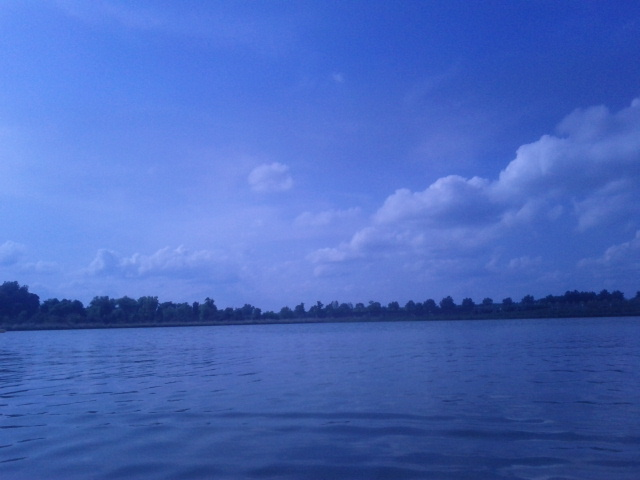
//> input picture luis/PhotoIntentActivity/jni/20110805_032255.jpg, 640 x 480 px, given in place of 20110806_082209.jpg, which was not available
$ ./main-GOOD-BETA-82   (built with g++ and OpenCV 4)
//> lines starting //> are read from the running program, lines starting //| are printed output that depends on the picture; pictures that were not available may be replaced by others from this repository, and a replacement may not be noted
### luis/WaterRecognition/KNN.h
/*
 * File:   KNN.h
 * Author: pototo
 *
 * Created on July 21, 2011, 11:12 AM
 */

#ifndef POTOTO_NEIGHBOR_H
#define	POTOTO_NEIGHBOR_H

#include <cstdlib>
#include <math.h>
#include <string.h>
#include <iostream>

#include "highgui.h"
#include "ml.h"
#include "cv.h"

//creates a k-nearest neighbor class based on Euclidean distances
// trainingMatrix -
class KNN
{
public:
    KNN();
    KNN(CvMat* trainingMatrix, CvMat* sampleMatrix, int K);

    //get functions
    CvMat* getEucDistance() const;      //get the Euclidean distance
private:
    int m_k;            //(1x1) - number of nearest neighbors desired
    CvMat* m_trainingMat;   //(N x D)- N vectors with dimensionality D (within which we search for the nearest neighbors)
    CvMat* m_sampleMat;     //(M x D)- M query vectors with dimensionality D
    CvMat* m_neighborDistance;      //returns the distance to the sample. Distance store in ascending order

};

#endif	/* POTOTO_NEIGHBOR_H */

### luis/WaterRecognition/backup files/main-GOOD-BETA-82.cpp
/*
 * File:   main.cpp
 * Author: pototo
 *
 * Modified on August 12, 2011, 11:28 AM
 *
 * This program recognizes the water in front of the boat by using ground
 * plane detection techniques already available. This will look for the pixels
 * from the boat, and go up the image until it finds the vector plane the repre-
 * sents the water
 *
 * Resolution is a big factor in the way the algorithm works. If the resolution
 * is changed, the algorithm might get messed up and will probably have to be
 * recalibrated to work with the new image resolution.
 * The current image is 640x480
 */

#include <iostream>
#include <iomanip>

#include <cstdlib>
#include <math.h>
#include <string.h>
#include <iostream>

#include "highgui.h"
#include "ml.h"
#include "cv.h"

// Main blob library include
//#include "cvblobs/BlobResult.h"
//#include <opencv/cvblob.h>

#include "KNN.h"

using namespace std;
using namespace cv;
//cvBlob
//using namespace cvb;

/*
 *
 */

#define PI 3.14159265

//access the elements of a picture
template<class T> class Image
{
  private:
      IplImage* imgp;
  public:
      Image(IplImage* img=0) {imgp=img;}
      ~Image(){imgp=0;}
      void operator=(IplImage* img) {imgp=img;}
      inline T* operator[](const int rowIndx)
      {
          return ((T *)(imgp->imageData + rowIndx*imgp->widthStep));
      }
};
typedef struct
{
  unsigned char h,s,v;
} HsvPixel;
typedef struct
{
  float h,s,v;
} HsvPixelFloat;
typedef Image<HsvPixel>       HsvImage;
typedef Image<HsvPixelFloat>  HsvImageFloat;
typedef Image<unsigned char>  BwImage;
typedef Image<float>          BwImageFloat;

int bwareaopen_(IplImage *image, int size)
{
    /* OpenCV equivalent of Matlab's bwareaopen.
    image must be 8 bits, 1 channel, black and white
    (objects) with values 0 and 255 respectively */

    CvMemStorage *storage;
    CvSeq *contour = NULL;
    CvScalar white, black;
    IplImage *input = NULL; // cvFindContours changes the input
    double area;
    int foundCountours = 0;

    black = CV_RGB( 0, 0, 0 );
    white = CV_RGB( 255, 255, 255 );
    if(image == NULL || size == 0)
        return(foundCountours);
    input = cvCloneImage(image);
    storage = cvCreateMemStorage(0); // pl.Ensure you will have enough
    //room here.
    cvFindContours(input, storage, &contour, sizeof (CvContour),
    CV_RETR_EXTERNAL, CV_CHAIN_APPROX_SIMPLE, cvPoint(0,0));
    while(contour)
    {
        area = cvContourArea(contour, CV_WHOLE_SEQ );
        if( -size <= area && area <= 0)
        { // removes white dots
            cvDrawContours( image, contour, black, black, -1, CV_FILLED, 8 );
        }
        else
        {
            if( 0 < area && area <= size) // fills in black holes
                cvDrawContours( image, contour, white, white, -1, CV_FILLED, 8 );
        }
        contour = contour->h_next;
    }

    // [6 lines of commented-out code are left out]
    cvReleaseMemStorage( &storage ); // desallocate CvSeq as well.
    cvReleaseImage(&input);
    return(foundCountours);
}

int main(int argc, char** argv)
{
    /***********************************************************************/
    //live image coming streamed straight from the boat's camera
    IplImage* boatFront = cvLoadImage("20110806_082209.jpg");
//> boatFront is the input picture: 480 rows x 640 cols, CV_8UC3; mean B, G, R 188.8, 105, 72.9
    //The boat takes flipped images, so you need to flip them back to normal
    //cvFlip(boatFront, boatFront, 0);
    IplImage* backUpImage = cvCloneImage(boatFront);
    boatFront->origin = IPL_ORIGIN_TL;   //sets image origin to top left corner
    int X = boatFront->height;
    int Y = boatFront->width;
    cout << "height " << X << endl;
//| height 480
    cout << "width " << Y << endl;
//| width 640

    /*********************Image Filtering variables****************************/
    //these images are used for segmenting objects from the overall background
    //create a one channel image to convert from RGB to GRAY
    IplImage* grayImage = cvCreateImage(cvGetSize(boatFront),IPL_DEPTH_8U,1);
    //convert grayImage to binary (final step after converting from GRAY)
    IplImage* bwImage = cvCreateImage(cvGetSize(grayImage),IPL_DEPTH_8U,1);
    //variables used for the flood fill segmentation
    CvPoint seed_point = cvPoint(boatFront->height/1.45,0);       //not sure how this variable works
    CvScalar color = CV_RGB(250,0,0);
    CvMemStorage* grayStorage = NULL;     //memory storage for contour sequence
    CvSeq* contours = 0;
    // [6 lines of commented-out code are left out]
    CvMoments moment;

    /***********************************************************************/
    //boat's edge distance from the camera. This is used for visual calibration
    //to know the distance from the boat to the nearest obstacles.
    //With respect to the mounted camera, distance is 21 inches (0.5334 m) side to side
    //and 15 inches (0.381 m).
    //float boatFrontDistance = 0.381;    //distance in meters
    //float boatSideDistance = 0.5334;    //distance in meters

    // These variables tell the distance from the center bottom of the image
    // (the camera) to the square surrounding a the obstacle
    float xObstacleDistance = 0.0;
    float yObstacleDistance = 0.0;
    float obstacleDistance = 0.0;
    float obstacleHeading = 0.0;

    int pixelsNumber = 50;  //number of pixels for an n x n matrix and # of neighbors
    const int arraySize = pixelsNumber;
    const int threeArraySize = pixelsNumber;
    // [8 lines of commented-out code are left out]
    float averageHue = 0.0;
    float averageSat = 0.0;
    float averageVal = 0.0;
    CvMat* trainClassesH = cvCreateMat( pixelsNumber, 1, CV_32FC1 );
    CvMat* trainClassesS = cvCreateMat( pixelsNumber, 1, CV_32FC1 );
    CvMat* trainClassesV = cvCreateMat( pixelsNumber, 1, CV_32FC1 );
    // [27 lines of commented-out code are left out]
    int x = (boatFront->height)/1.45;//(boatFront->height)/2.5 + 105;
    int y = 0;
    int skyX = 0;
    int skyY = 0;
    int row1 = 0;
    int column1 = 0;
    //these two variables are used in order to divide the grid in the
    //resample segmentation part
    int xDivisor = 200;
    int yDivisor = 200;
    //ground sample
    //CvMat* groundTrainingHue = cvCreateMat(threeArraySize,arraySize,CV_32FC1);
    //CvMat* groundTrainingSat = cvCreateMat(threeArraySize,arraySize,CV_32FC1);
    //CvMat* groundTrainingVal = cvCreateMat(threeArraySize,arraySize,CV_32FC1);
    //water sample
    CvMat* waterTrainingHue = cvCreateMat(threeArraySize,arraySize,CV_32FC1);
    CvMat* waterTrainingSat = cvCreateMat(threeArraySize,arraySize,CV_32FC1);
    CvMat* waterTrainingVal = cvCreateMat(threeArraySize,arraySize,CV_32FC1);
    //n x n sample patch taken from the picture
    CvMat* sampleHue = cvCreateMat(1,arraySize,CV_32FC1);
    CvMat* sampleSat = cvCreateMat(1,arraySize,CV_32FC1);
    CvMat* sampleVal = cvCreateMat(1,arraySize,CV_32FC1);
    CvMat* resampleHue = cvCreateMat(boatFront->height/xDivisor,boatFront->width/yDivisor,CV_32FC1);
    CvMat* resampleSat = cvCreateMat(boatFront->height/xDivisor,boatFront->width/yDivisor,CV_32FC1);
    CvMat* resampleVal = cvCreateMat(boatFront->height/xDivisor,boatFront->width/yDivisor,CV_32FC1);
    int xDiv = 20;
    int yDiv = 20;
    CvMat* resampleHue2 = cvCreateMat(boatFront->height/xDiv,boatFront->width/yDiv,CV_32FC1);
    CvMat* resampleSat2 = cvCreateMat(boatFront->height/xDiv,boatFront->width/yDiv,CV_32FC1);
    CvMat* resampleVal2 = cvCreateMat(boatFront->height/xDiv,boatFront->width/yDiv,CV_32FC1);
    //sky training sample
    CvMat* skyTrainingHue = cvCreateMat(arraySize,arraySize,CV_32FC1);
    CvMat* skyTrainingSat = cvCreateMat(arraySize,arraySize,CV_32FC1);
    CvMat* skyTrainingVal = cvCreateMat(arraySize,arraySize,CV_32FC1);
    //initialize each matrix element to zero for ease of use
    //cvZero(groundTrainingHue);
    //cvZero(groundTrainingSat);
    //cvZero(groundTrainingVal);
    cvZero(waterTrainingHue);
    cvZero(waterTrainingSat);
    cvZero(waterTrainingVal);
    cvZero(sampleHue);
    cvZero(sampleSat);
    cvZero(sampleVal);
    cvZero(resampleHue);
    cvZero(resampleSat);
    cvZero(resampleVal);
    cvZero(skyTrainingHue);
    cvZero(skyTrainingSat);
    cvZero(skyTrainingVal);
    //Stores the votes for each channel (whether it belongs to water or not
    //1 is part of water, 0 not part of water
    //if sum of votes is bigger than 1/2 the number of elements, then it belongs to water
    int votesSum = 0;
    int comparator[3];        //used when only three votes are needed
    //int comparatorTwo [3][3];    //used when six votes are needed
    //initial sum of votes is zero
    //Error if initialize both matrices inside a single for loop. Dont know why
    for(int i = 0; i < 3; i++)
    {
        comparator[i] = 0;
    }

    /***********************************************************************/
    //Convert from RGB to HSV to control the brightness of the objects.
    //work with reflexion
    /*Sky recognition. Might be useful for detecting reflexion on the water. If
      the sky is detected, and the reflection has the same characteristics of
      something below the horizon, that "something" might be water. Assume sky
      wont go below the horizon
    */
    //convert from RGB to HSV
    cvCvtColor(boatFront, boatFront, CV_BGR2HSV);
//> boatFront: 480 rows x 640 cols, CV_8UC3; mean H, S, V 111.7, 160, 188.8
    cvCvtColor(backUpImage, backUpImage, CV_BGR2HSV);
    HsvImage I(boatFront);
    HsvImage IBackUp(backUpImage);
    //Sky detection
   for (int i=0; i<boatFront->height;i++)
    {
        for (int j=0; j<boatFront->width;j++)
        {
        //if something is bright enough, consider it sky and store the
        //value. HSV values go from 0 to 180 ... RGB goes from 0 to 255
            if (((I[i][j].v >= 180) && (I[i][j].s <= 16)))
                // && ((I[i][j].h >=10)))) //&& (I[i][j].h <= 144))))
            {
                //The HSV values vary between 0 and 1
                cvmSet(skyTrainingHue,skyX,skyY,I[i][j].h);
                cvmSet(skyTrainingSat,skyX,skyY,I[i][j].s);
                cvmSet(skyTrainingVal,skyX,skyY,I[i][j].v);
                //I[i][j].h = 0.3*180;       //H (color)
                //I[i][j].s = 0.3*180;          //S (color intensity)
                //I[i][j].v = 0.6*180;          //V (brightness)
                if (skyY == pixelsNumber-1)
                {
                   if (skyX == pixelsNumber-1)
                     skyX = 1;
                   else
                     skyX = skyX + 1;
                   skyY = 1;
                }
                else
                  skyY = skyY + 1;
           }
        }
    }
//> skyTrainingHue: 50 rows x 50 cols, CV_32FC1; every value is 0
//> after the loop, skyX = 0; skyY = 0

    /***********************************************************************/
    //offline input pictures. Samples of water properties are taken from these
    //pictures to get a range of values for H, S, V that will be stored into a
    //pre-defined classifier
    IplImage* imageSample1 = cvLoadImage("20110805_032255.jpg");
    cvCvtColor(imageSample1, imageSample1, CV_BGR2HSV);
    HsvImage I1(imageSample1);
    IplImage* imageSample2 = cvLoadImage("20110805_032257.jpg");
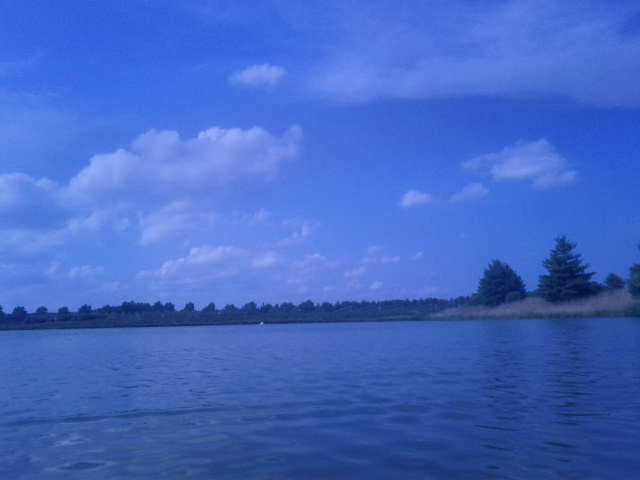
//> input picture luis/PhotoIntentActivity/jni/20110805_032257.jpg, 640 x 480 px
//> imageSample2 is the input picture: 480 rows x 640 cols, CV_8UC3; mean B, G, R 194.7, 103.8, 67.1
    cvCvtColor(imageSample2, imageSample2, CV_BGR2HSV);
//> imageSample2: 480 rows x 640 cols, CV_8UC3; mean H, S, V 111.3, 168.9, 194.7
    HsvImage I2(imageSample2);
    IplImage* imageSample3 = cvLoadImage("20110805_032259.jpg");
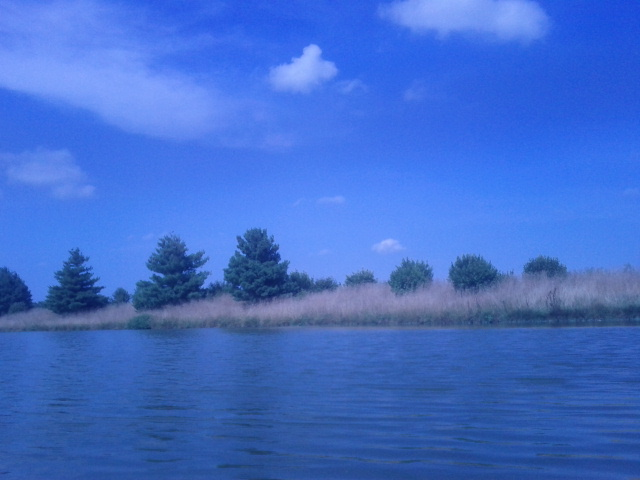
//> input picture luis/PhotoIntentActivity/jni/20110805_032259.jpg, 640 x 480 px
//> imageSample3 is the input picture: 480 rows x 640 cols, CV_8UC3; mean B, G, R 202.7, 109.2, 65.3
    cvCvtColor(imageSample3, imageSample3, CV_BGR2HSV);
//> imageSample3: 480 rows x 640 cols, CV_8UC3; mean H, S, V 110.4, 172.7, 202.7
    HsvImage I3(imageSample3);
    IplImage* imageSample4 = cvLoadImage("20110805_032301.jpg");
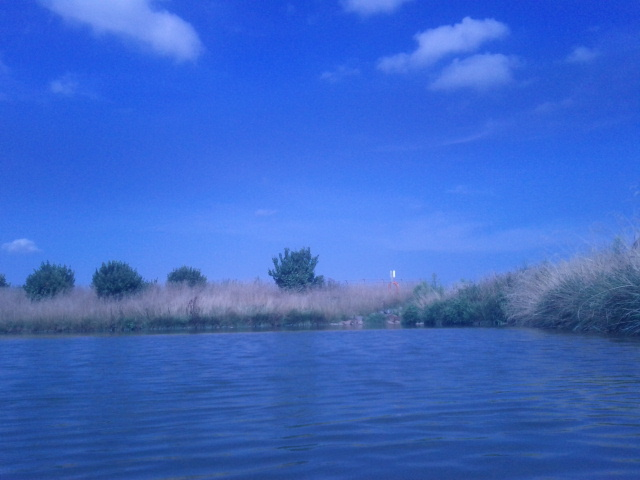
//> input picture luis/PhotoIntentActivity/jni/20110805_032301.jpg, 640 x 480 px
//> imageSample4 is the input picture: 480 rows x 640 cols, CV_8UC3; mean B, G, R 199.5, 103.6, 59.2
    cvCvtColor(imageSample4, imageSample4, CV_BGR2HSV);
//> imageSample4: 480 rows x 640 cols, CV_8UC3; mean H, S, V 110.4, 177.8, 199.5
    HsvImage I4(imageSample4);
    IplImage* imageSample5 = cvLoadImage("20110805_032303.jpg");
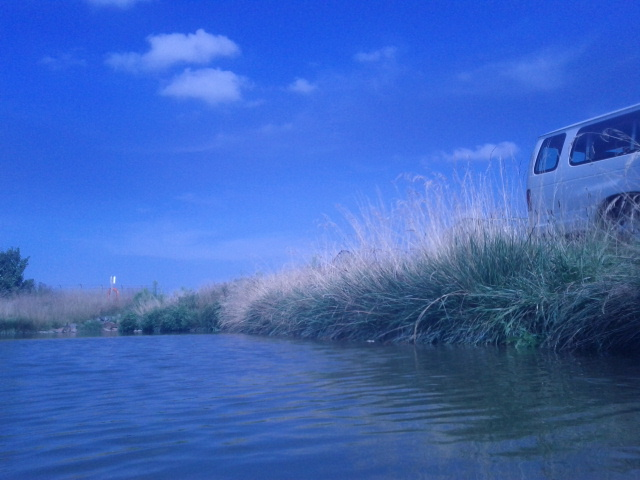
//> input picture luis/PhotoIntentActivity/jni/20110805_032303.jpg, 640 x 480 px
//> imageSample5 is the input picture: 480 rows x 640 cols, CV_8UC3; mean B, G, R 187.6, 102.1, 61.5
    cvCvtColor(imageSample5, imageSample5, CV_BGR2HSV);
//> imageSample5: 480 rows x 640 cols, CV_8UC3; mean H, S, V 109.8, 168.6, 187.6
    HsvImage I5(imageSample5);
    IplImage* imageSample6 = cvLoadImage("20110805_032953.jpg");
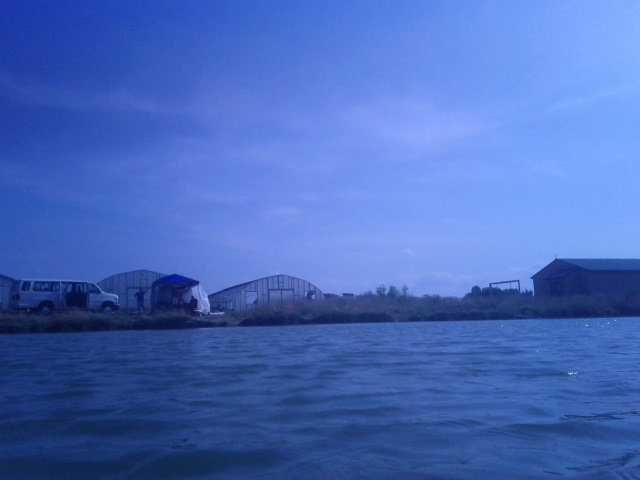
//> input picture luis/PhotoIntentActivity/jni/20110805_032953.jpg, 640 x 480 px
//> imageSample6 is the input picture: 480 rows x 640 cols, CV_8UC3; mean B, G, R 185.7, 106.2, 72.5
    cvCvtColor(imageSample6, imageSample6, CV_BGR2HSV);
//> imageSample6: 480 rows x 640 cols, CV_8UC3; mean H, S, V 111.1, 161.7, 185.7
    HsvImage I6(imageSample6);
    IplImage* imageSample7 = cvLoadImage("20110805_032955.jpg");
    cvCvtColor(imageSample7, imageSample7, CV_BGR2HSV);
    HsvImage I7(imageSample7);
    IplImage* imageSample8 = cvLoadImage("20110805_032957.jpg");
    cvCvtColor(imageSample8, imageSample8, CV_BGR2HSV);
    HsvImage I8(imageSample8);
    IplImage* imageSample9 = cvLoadImage("20110805_032959.jpg");
    cvCvtColor(imageSample9, imageSample9, CV_BGR2HSV);
    HsvImage I9(imageSample9);
    IplImage* imageSample10 = cvLoadImage("20110805_033001.jpg");
    cvCvtColor(imageSample10, imageSample10, CV_BGR2HSV);
    HsvImage I10(imageSample10);
    IplImage* imageSample11 = cvLoadImage("20110805_033009.jpg");
    cvCvtColor(imageSample11, imageSample11, CV_BGR2HSV);
    HsvImage I11(imageSample11);
    IplImage* imageSample12 = cvLoadImage("20110805_063443.jpg");
    cvCvtColor(imageSample12, imageSample12, CV_BGR2HSV);
    HsvImage I12(imageSample12);

    for (int i=0; i < threeArraySize; i++)
    {
        for (int j=0; j < arraySize; j++)
        {
            row1 = ceil(X/1.2866)+ceil(X/5.237)+i+ceil(-X/3.534545455) + ceil(X/4.8);
            column1 = ceil(Y/7.0755)+ceil(Y/21.01622)+j+ceil(X/1.495384615);
            averageHue = (I1[row1][column1].h + I2[row1][column1].h + I3[row1][column1].h + I4[row1][column1].h + I5[row1][column1].h +
            I6[row1][column1].h + I7[row1][column1].h + I8[row1][column1].h + I9[row1][column1].h + I10[row1][column1].h + I11[row1][column1].h + I12[row1][column1].h) / 12;
            averageSat = (I1[row1][column1].s + I2[row1][column1].s + I3[row1][column1].s + I4[row1][column1].s + I5[row1][column1].s +
            I6[row1][column1].s + I7[row1][column1].s + I8[row1][column1].s + I9[row1][column1].s + I10[row1][column1].s + I11[row1][column1].s + I12[row1][column1].s) / 12;
            averageVal = (I1[row1][column1].v + I2[row1][column1].v + I3[row1][column1].v + I4[row1][column1].v + I5[row1][column1].v +
            I6[row1][column1].v + I7[row1][column1].v + I8[row1][column1].v + I9[row1][column1].v + I10[row1][column1].v + I11[row1][column1].v + I12[row1][column1].v) / 12;
            //water patch sample (n X n matrix)
            cvmSet(waterTrainingHue,i,j,averageHue);
            cvmSet(waterTrainingSat,i,j,averageSat);
            cvmSet(waterTrainingVal,i,j,averageVal);
             //patch is red (this is for me to know where the ground patch sample is)
            //I[row1][column1].h = 0;
            //I[row1][column1].s = 255;
            //I[row1][column1].v = 255;
        }
    }
//> this loop made 50 passes
//> (averageHue, averageSat, averageVal) on passes 1 to 8: (109, 183, 136), (110, 187, 137), (110, 186, 139), (110, 185, 141), (109, 186, 138), (109, 188, 137), (110, 186, 136), (109, 187, 134)
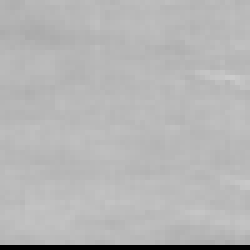
//> waterTrainingSat: 50 rows x 50 cols, CV_32FC1 (shown 5 times larger); min 0, max 203, mean 181
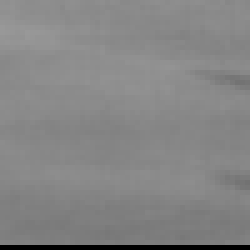
//> waterTrainingVal: 50 rows x 50 cols, CV_32FC1 (shown 5 times larger); min 0, max 152, mean 132.5
//> after the loop, row1 = 480; column1 = 492; averageHue = 0; averageSat = 0; averageVal = 0
    //creating a training sample from the an image taken on the fly
    row1 = 0;
    column1 = 0;
    for (int i=0; i<pixelsNumber; i++)
    {
        for (int j=0; j<pixelsNumber; j++)
        {
           row1 = ceil(X/1.2866)+ceil(X/5.237)+i+ceil(-X/3.534545455) + ceil(X/4.8);
           column1 = ceil(Y/7.0755)+ceil(Y/21.01622)+j+ceil(X/1.495384615);
           cvmSet(trainClassesH,i,0,I[row1][column1].h);
           cvmSet(trainClassesS,i,0,I[row1][column1].s);
           cvmSet(trainClassesV,i,0,I[row1][column1].v);

        }
    }
//> (the rest of the program and of its run is left out)
